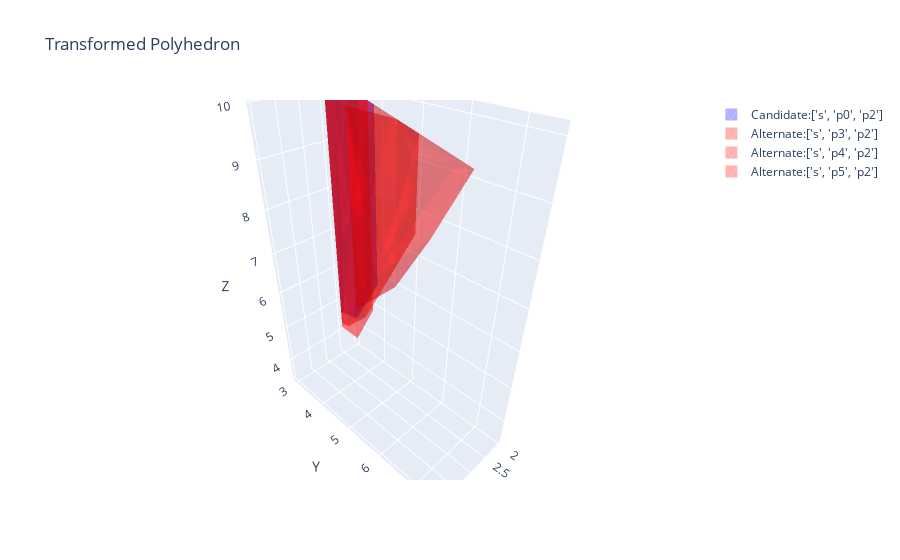

Here is the notebook cell this chart was saved with:
### Code cell
domination_checker.plot_containment(
    n_a, [n_b, n_c, n_d], cost_upper_bound=cost_upper_bound
)
